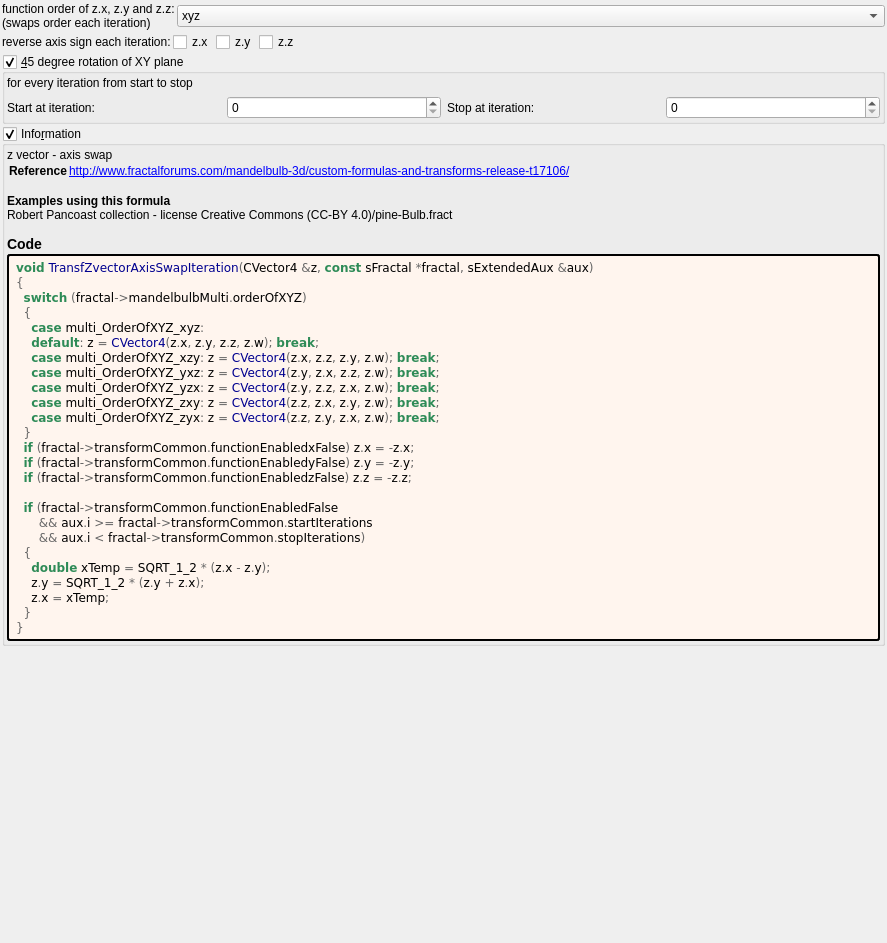
<?xml version="1.0" encoding="UTF-8"?>
<ui version="4.0">
 <class>Form</class>
 <widget class="QWidget" name="Form">
  <property name="geometry">
   <rect>
    <x>0</x>
    <y>0</y>
    <width>887</width>
    <height>943</height>
   </rect>
  </property>
  <property name="windowTitle">
   <string notr="true">transf_zvector_axis_swap</string>
  </property>
  <layout class="QVBoxLayout" name="verticalLayout">
   <property name="spacing">
    <number>2</number>
   </property>
   <property name="leftMargin">
    <number>2</number>
   </property>
   <property name="topMargin">
    <number>2</number>
   </property>
   <property name="rightMargin">
    <number>2</number>
   </property>
   <property name="bottomMargin">
    <number>2</number>
   </property>
   <item>
    <layout class="QGridLayout" name="gridLayout" columnstretch="0,1">
     <item row="0" column="0">
      <widget class="QLabel" name="label">
       <property name="text">
        <string>function order of z.x, z.y and z.z:
(swaps order each iteration)</string>
       </property>
      </widget>
     </item>
     <item row="0" column="1">
      <widget class="QComboBox" name="comboBox_mandelbulbMulti_order_of_xyz">
       <item>
        <property name="text">
         <string notr="true">xyz</string>
        </property>
       </item>
       <item>
        <property name="text">
         <string notr="true">xzy</string>
        </property>
       </item>
       <item>
        <property name="text">
         <string notr="true">yxz</string>
        </property>
       </item>
       <item>
        <property name="text">
         <string notr="true">yzx</string>
        </property>
       </item>
       <item>
        <property name="text">
         <string notr="true">zxy</string>
        </property>
       </item>
       <item>
        <property name="text">
         <string notr="true">zyx</string>
        </property>
       </item>
      </widget>
     </item>
    </layout>
   </item>
   <item>
    <layout class="QGridLayout" name="gridLayout_23">
     <property name="spacing">
      <number>2</number>
     </property>
     <item row="0" column="2">
      <widget class="MyCheckBox" name="checkBox_transf_function_enabledy_false">
       <property name="text">
        <string notr="true">z.y</string>
       </property>
      </widget>
     </item>
     <item row="0" column="3">
      <widget class="MyCheckBox" name="checkBox_transf_function_enabledz_false">
       <property name="text">
        <string notr="true">z.z</string>
       </property>
      </widget>
     </item>
     <item row="0" column="1">
      <widget class="MyCheckBox" name="checkBox_transf_function_enabledx_false">
       <property name="text">
        <string notr="true">z.x</string>
       </property>
      </widget>
     </item>
     <item row="0" column="0">
      <widget class="QLabel" name="label_3">
       <property name="text">
        <string>reverse axis sign each iteration:</string>
       </property>
      </widget>
     </item>
     <item row="0" column="4">
      <spacer name="horizontalSpacer">
       <property name="orientation">
        <enum>Qt::Horizontal</enum>
       </property>
       <property name="sizeHint" stdset="0">
        <size>
         <width>40</width>
         <height>20</height>
        </size>
       </property>
      </spacer>
     </item>
    </layout>
   </item>
   <item>
    <widget class="MyGroupBox" name="groupCheck_transf_function_enabled_false">
     <property name="title">
      <string>&amp;45 degree rotation of XY plane</string>
     </property>
     <property name="checkable">
      <bool>true</bool>
     </property>
     <layout class="QVBoxLayout" name="verticalLayout_3">
      <property name="leftMargin">
       <number>2</number>
      </property>
      <property name="topMargin">
       <number>2</number>
      </property>
      <property name="rightMargin">
       <number>2</number>
      </property>
      <property name="bottomMargin">
       <number>2</number>
      </property>
      <item>
       <widget class="QLabel" name="label_2">
        <property name="text">
         <string>for every iteration from start to stop</string>
        </property>
       </widget>
      </item>
      <item>
       <layout class="QGridLayout" name="gridLayout_2">
        <item row="0" column="2">
         <widget class="QLabel" name="label_49">
          <property name="text">
           <string>Stop at iteration:</string>
          </property>
         </widget>
        </item>
        <item row="0" column="0">
         <widget class="QLabel" name="label_68">
          <property name="text">
           <string>Start at iteration:</string>
          </property>
         </widget>
        </item>
        <item row="0" column="3">
         <widget class="MySpinBox" name="spinboxInt_transf_stop_iterations">
          <property name="sizePolicy">
           <sizepolicy hsizetype="Preferred" vsizetype="Maximum">
            <horstretch>0</horstretch>
            <verstretch>0</verstretch>
           </sizepolicy>
          </property>
          <property name="maximum">
           <number>999</number>
          </property>
         </widget>
        </item>
        <item row="0" column="1">
         <widget class="MySpinBox" name="spinboxInt_transf_start_iterations">
          <property name="sizePolicy">
           <sizepolicy hsizetype="Minimum" vsizetype="Maximum">
            <horstretch>0</horstretch>
            <verstretch>0</verstretch>
           </sizepolicy>
          </property>
          <property name="minimum">
           <number>0</number>
          </property>
          <property name="maximum">
           <number>999</number>
          </property>
          <property name="value">
           <number>0</number>
          </property>
         </widget>
        </item>
       </layout>
      </item>
     </layout>
    </widget>
   </item>
   <item>
    <widget class="MyGroupBox" name="groupCheck_info">
     <property name="title">
      <string>Info&amp;rmation</string>
     </property>
     <property name="flat">
      <bool>false</bool>
     </property>
     <property name="checkable">
      <bool>true</bool>
     </property>
     <layout class="QVBoxLayout" name="verticalLayout_2">
      <property name="spacing">
       <number>2</number>
      </property>
      <property name="leftMargin">
       <number>2</number>
      </property>
      <property name="topMargin">
       <number>2</number>
      </property>
      <property name="rightMargin">
       <number>2</number>
      </property>
      <property name="bottomMargin">
       <number>2</number>
      </property>
      <item>
       <widget class="QLabel" name="label_information_general">
        <property name="text">
         <string notr="true">&lt;p&gt;z vector - axis swap&lt;/p&gt;&lt;table&gt;
&lt;tr&gt;&lt;th&gt;Reference&lt;/th&gt;&lt;td&gt;&lt;a href=&quot;http://www.fractalforums.com/mandelbulb-3d/custom-formulas-and-transforms-release-t17106/&quot;&gt;http://www.fractalforums.com/mandelbulb-3d/custom-formulas-and-transforms-release-t17106/&lt;br&gt;
&lt;/td&gt;&lt;/tr&gt;
&lt;/table&gt;
&lt;br&gt;&lt;b&gt;Examples using this formula&lt;/b&gt;&lt;br&gt;Robert Pancoast collection - license Creative Commons (CC-BY 4.0)/pine-Bulb.fract&lt;h3&gt;Code&lt;/h3&gt;</string>
        </property>
        <property name="wordWrap">
         <bool>true</bool>
        </property>
        <property name="openExternalLinks">
         <bool>true</bool>
        </property>
        <property name="textInteractionFlags">
         <set>Qt::LinksAccessibleByMouse|Qt::TextSelectableByMouse</set>
        </property>
       </widget>
      </item>
      <item>
       <widget class="QLabel" name="label_code_content">
        <property name="styleSheet">
         <string notr="true">border-style: outset; border-width: 2px; border-radius: 3px; border-color: black; background-color: #fff5ee; padding: 4px;</string>
        </property>
        <property name="text">
         <string notr="true">&lt;body style=&quot;background-color:#fff5ee&quot;&gt;
&lt;pre style=&quot;color:#000000; background-color:#fff5ee;  font-family:'Courier New',monospace;&quot;&gt;&lt;span style=&quot;color:#2e8b57; font-weight:bold&quot;&gt;void&lt;/span&gt; &lt;span style=&quot;color:#00008f&quot;&gt;TransfZvectorAxisSwapIteration&lt;/span&gt;&lt;span style=&quot;color:#676767&quot;&gt;(&lt;/span&gt;CVector4 &lt;span style=&quot;color:#676767&quot;&gt;&amp;amp;&lt;/span&gt;z&lt;span style=&quot;color:#676767&quot;&gt;,&lt;/span&gt; &lt;span style=&quot;color:#2e8b57; font-weight:bold&quot;&gt;const&lt;/span&gt; sFractal &lt;span style=&quot;color:#676767&quot;&gt;*&lt;/span&gt;fractal&lt;span style=&quot;color:#676767&quot;&gt;,&lt;/span&gt; sExtendedAux &lt;span style=&quot;color:#676767&quot;&gt;&amp;amp;&lt;/span&gt;aux&lt;span style=&quot;color:#676767&quot;&gt;)&lt;/span&gt;
&lt;span style=&quot;color:#676767&quot;&gt;{&lt;/span&gt;
  &lt;span style=&quot;color:#2e8b57; font-weight:bold&quot;&gt;switch&lt;/span&gt; &lt;span style=&quot;color:#676767&quot;&gt;(&lt;/span&gt;fractal&lt;span style=&quot;color:#676767&quot;&gt;-&amp;gt;&lt;/span&gt;mandelbulbMulti&lt;span style=&quot;color:#676767&quot;&gt;.&lt;/span&gt;orderOfXYZ&lt;span style=&quot;color:#676767&quot;&gt;)&lt;/span&gt;
  &lt;span style=&quot;color:#676767&quot;&gt;{&lt;/span&gt;
    &lt;span style=&quot;color:#2e8b57; font-weight:bold&quot;&gt;case&lt;/span&gt; multi_OrderOfXYZ_xyz&lt;span style=&quot;color:#676767&quot;&gt;:&lt;/span&gt;
    &lt;span style=&quot;color:#2e8b57; font-weight:bold&quot;&gt;default&lt;/span&gt;&lt;span style=&quot;color:#676767&quot;&gt;:&lt;/span&gt; z &lt;span style=&quot;color:#676767&quot;&gt;=&lt;/span&gt; &lt;span style=&quot;color:#00008f&quot;&gt;CVector4&lt;/span&gt;&lt;span style=&quot;color:#676767&quot;&gt;(&lt;/span&gt;z&lt;span style=&quot;color:#676767&quot;&gt;.&lt;/span&gt;x&lt;span style=&quot;color:#676767&quot;&gt;,&lt;/span&gt; z&lt;span style=&quot;color:#676767&quot;&gt;.&lt;/span&gt;y&lt;span style=&quot;color:#676767&quot;&gt;,&lt;/span&gt; z&lt;span style=&quot;color:#676767&quot;&gt;.&lt;/span&gt;z&lt;span style=&quot;color:#676767&quot;&gt;,&lt;/span&gt; z&lt;span style=&quot;color:#676767&quot;&gt;.&lt;/span&gt;w&lt;span style=&quot;color:#676767&quot;&gt;);&lt;/span&gt; &lt;span style=&quot;color:#2e8b57; font-weight:bold&quot;&gt;break&lt;/span&gt;&lt;span style=&quot;color:#676767&quot;&gt;;&lt;/span&gt;
    &lt;span style=&quot;color:#2e8b57; font-weight:bold&quot;&gt;case&lt;/span&gt; multi_OrderOfXYZ_xzy&lt;span style=&quot;color:#676767&quot;&gt;:&lt;/span&gt; z &lt;span style=&quot;color:#676767&quot;&gt;=&lt;/span&gt; &lt;span style=&quot;color:#00008f&quot;&gt;CVector4&lt;/span&gt;&lt;span style=&quot;color:#676767&quot;&gt;(&lt;/span&gt;z&lt;span style=&quot;color:#676767&quot;&gt;.&lt;/span&gt;x&lt;span style=&quot;color:#676767&quot;&gt;,&lt;/span&gt; z&lt;span style=&quot;color:#676767&quot;&gt;.&lt;/span&gt;z&lt;span style=&quot;color:#676767&quot;&gt;,&lt;/span&gt; z&lt;span style=&quot;color:#676767&quot;&gt;.&lt;/span&gt;y&lt;span style=&quot;color:#676767&quot;&gt;,&lt;/span&gt; z&lt;span style=&quot;color:#676767&quot;&gt;.&lt;/span&gt;w&lt;span style=&quot;color:#676767&quot;&gt;);&lt;/span&gt; &lt;span style=&quot;color:#2e8b57; font-weight:bold&quot;&gt;break&lt;/span&gt;&lt;span style=&quot;color:#676767&quot;&gt;;&lt;/span&gt;
    &lt;span style=&quot;color:#2e8b57; font-weight:bold&quot;&gt;case&lt;/span&gt; multi_OrderOfXYZ_yxz&lt;span style=&quot;color:#676767&quot;&gt;:&lt;/span&gt; z &lt;span style=&quot;color:#676767&quot;&gt;=&lt;/span&gt; &lt;span style=&quot;color:#00008f&quot;&gt;CVector4&lt;/span&gt;&lt;span style=&quot;color:#676767&quot;&gt;(&lt;/span&gt;z&lt;span style=&quot;color:#676767&quot;&gt;.&lt;/span&gt;y&lt;span style=&quot;color:#676767&quot;&gt;,&lt;/span&gt; z&lt;span style=&quot;color:#676767&quot;&gt;.&lt;/span&gt;x&lt;span style=&quot;color:#676767&quot;&gt;,&lt;/span&gt; z&lt;span style=&quot;color:#676767&quot;&gt;.&lt;/span&gt;z&lt;span style=&quot;color:#676767&quot;&gt;,&lt;/span&gt; z&lt;span style=&quot;color:#676767&quot;&gt;.&lt;/span&gt;w&lt;span style=&quot;color:#676767&quot;&gt;);&lt;/span&gt; &lt;span style=&quot;color:#2e8b57; font-weight:bold&quot;&gt;break&lt;/span&gt;&lt;span style=&quot;color:#676767&quot;&gt;;&lt;/span&gt;
    &lt;span style=&quot;color:#2e8b57; font-weight:bold&quot;&gt;case&lt;/span&gt; multi_OrderOfXYZ_yzx&lt;span style=&quot;color:#676767&quot;&gt;:&lt;/span&gt; z &lt;span style=&quot;color:#676767&quot;&gt;=&lt;/span&gt; &lt;span style=&quot;color:#00008f&quot;&gt;CVector4&lt;/span&gt;&lt;span style=&quot;color:#676767&quot;&gt;(&lt;/span&gt;z&lt;span style=&quot;color:#676767&quot;&gt;.&lt;/span&gt;y&lt;span style=&quot;color:#676767&quot;&gt;,&lt;/span&gt; z&lt;span style=&quot;color:#676767&quot;&gt;.&lt;/span&gt;z&lt;span style=&quot;color:#676767&quot;&gt;,&lt;/span&gt; z&lt;span style=&quot;color:#676767&quot;&gt;.&lt;/span&gt;x&lt;span style=&quot;color:#676767&quot;&gt;,&lt;/span&gt; z&lt;span style=&quot;color:#676767&quot;&gt;.&lt;/span&gt;w&lt;span style=&quot;color:#676767&quot;&gt;);&lt;/span&gt; &lt;span style=&quot;color:#2e8b57; font-weight:bold&quot;&gt;break&lt;/span&gt;&lt;span style=&quot;color:#676767&quot;&gt;;&lt;/span&gt;
    &lt;span style=&quot;color:#2e8b57; font-weight:bold&quot;&gt;case&lt;/span&gt; multi_OrderOfXYZ_zxy&lt;span style=&quot;color:#676767&quot;&gt;:&lt;/span&gt; z &lt;span style=&quot;color:#676767&quot;&gt;=&lt;/span&gt; &lt;span style=&quot;color:#00008f&quot;&gt;CVector4&lt;/span&gt;&lt;span style=&quot;color:#676767&quot;&gt;(&lt;/span&gt;z&lt;span style=&quot;color:#676767&quot;&gt;.&lt;/span&gt;z&lt;span style=&quot;color:#676767&quot;&gt;,&lt;/span&gt; z&lt;span style=&quot;color:#676767&quot;&gt;.&lt;/span&gt;x&lt;span style=&quot;color:#676767&quot;&gt;,&lt;/span&gt; z&lt;span style=&quot;color:#676767&quot;&gt;.&lt;/span&gt;y&lt;span style=&quot;color:#676767&quot;&gt;,&lt;/span&gt; z&lt;span style=&quot;color:#676767&quot;&gt;.&lt;/span&gt;w&lt;span style=&quot;color:#676767&quot;&gt;);&lt;/span&gt; &lt;span style=&quot;color:#2e8b57; font-weight:bold&quot;&gt;break&lt;/span&gt;&lt;span style=&quot;color:#676767&quot;&gt;;&lt;/span&gt;
    &lt;span style=&quot;color:#2e8b57; font-weight:bold&quot;&gt;case&lt;/span&gt; multi_OrderOfXYZ_zyx&lt;span style=&quot;color:#676767&quot;&gt;:&lt;/span&gt; z &lt;span style=&quot;color:#676767&quot;&gt;=&lt;/span&gt; &lt;span style=&quot;color:#00008f&quot;&gt;CVector4&lt;/span&gt;&lt;span style=&quot;color:#676767&quot;&gt;(&lt;/span&gt;z&lt;span style=&quot;color:#676767&quot;&gt;.&lt;/span&gt;z&lt;span style=&quot;color:#676767&quot;&gt;,&lt;/span&gt; z&lt;span style=&quot;color:#676767&quot;&gt;.&lt;/span&gt;y&lt;span style=&quot;color:#676767&quot;&gt;,&lt;/span&gt; z&lt;span style=&quot;color:#676767&quot;&gt;.&lt;/span&gt;x&lt;span style=&quot;color:#676767&quot;&gt;,&lt;/span&gt; z&lt;span style=&quot;color:#676767&quot;&gt;.&lt;/span&gt;w&lt;span style=&quot;color:#676767&quot;&gt;);&lt;/span&gt; &lt;span style=&quot;color:#2e8b57; font-weight:bold&quot;&gt;break&lt;/span&gt;&lt;span style=&quot;color:#676767&quot;&gt;;&lt;/span&gt;
  &lt;span style=&quot;color:#676767&quot;&gt;}&lt;/span&gt;
  &lt;span style=&quot;color:#2e8b57; font-weight:bold&quot;&gt;if&lt;/span&gt; &lt;span style=&quot;color:#676767&quot;&gt;(&lt;/span&gt;fractal&lt;span style=&quot;color:#676767&quot;&gt;-&amp;gt;&lt;/span&gt;transformCommon&lt;span style=&quot;color:#676767&quot;&gt;.&lt;/span&gt;functionEnabledxFalse&lt;span style=&quot;color:#676767&quot;&gt;)&lt;/span&gt; z&lt;span style=&quot;color:#676767&quot;&gt;.&lt;/span&gt;x &lt;span style=&quot;color:#676767&quot;&gt;= -&lt;/span&gt;z&lt;span style=&quot;color:#676767&quot;&gt;.&lt;/span&gt;x&lt;span style=&quot;color:#676767&quot;&gt;;&lt;/span&gt;
  &lt;span style=&quot;color:#2e8b57; font-weight:bold&quot;&gt;if&lt;/span&gt; &lt;span style=&quot;color:#676767&quot;&gt;(&lt;/span&gt;fractal&lt;span style=&quot;color:#676767&quot;&gt;-&amp;gt;&lt;/span&gt;transformCommon&lt;span style=&quot;color:#676767&quot;&gt;.&lt;/span&gt;functionEnabledyFalse&lt;span style=&quot;color:#676767&quot;&gt;)&lt;/span&gt; z&lt;span style=&quot;color:#676767&quot;&gt;.&lt;/span&gt;y &lt;span style=&quot;color:#676767&quot;&gt;= -&lt;/span&gt;z&lt;span style=&quot;color:#676767&quot;&gt;.&lt;/span&gt;y&lt;span style=&quot;color:#676767&quot;&gt;;&lt;/span&gt;
  &lt;span style=&quot;color:#2e8b57; font-weight:bold&quot;&gt;if&lt;/span&gt; &lt;span style=&quot;color:#676767&quot;&gt;(&lt;/span&gt;fractal&lt;span style=&quot;color:#676767&quot;&gt;-&amp;gt;&lt;/span&gt;transformCommon&lt;span style=&quot;color:#676767&quot;&gt;.&lt;/span&gt;functionEnabledzFalse&lt;span style=&quot;color:#676767&quot;&gt;)&lt;/span&gt; z&lt;span style=&quot;color:#676767&quot;&gt;.&lt;/span&gt;z &lt;span style=&quot;color:#676767&quot;&gt;= -&lt;/span&gt;z&lt;span style=&quot;color:#676767&quot;&gt;.&lt;/span&gt;z&lt;span style=&quot;color:#676767&quot;&gt;;&lt;/span&gt;

  &lt;span style=&quot;color:#2e8b57; font-weight:bold&quot;&gt;if&lt;/span&gt; &lt;span style=&quot;color:#676767&quot;&gt;(&lt;/span&gt;fractal&lt;span style=&quot;color:#676767&quot;&gt;-&amp;gt;&lt;/span&gt;transformCommon&lt;span style=&quot;color:#676767&quot;&gt;.&lt;/span&gt;functionEnabledFalse
      &lt;span style=&quot;color:#676767&quot;&gt;&amp;amp;&amp;amp;&lt;/span&gt; aux&lt;span style=&quot;color:#676767&quot;&gt;.&lt;/span&gt;i &lt;span style=&quot;color:#676767&quot;&gt;&amp;gt;=&lt;/span&gt; fractal&lt;span style=&quot;color:#676767&quot;&gt;-&amp;gt;&lt;/span&gt;transformCommon&lt;span style=&quot;color:#676767&quot;&gt;.&lt;/span&gt;startIterations
      &lt;span style=&quot;color:#676767&quot;&gt;&amp;amp;&amp;amp;&lt;/span&gt; aux&lt;span style=&quot;color:#676767&quot;&gt;.&lt;/span&gt;i &lt;span style=&quot;color:#676767&quot;&gt;&amp;lt;&lt;/span&gt; fractal&lt;span style=&quot;color:#676767&quot;&gt;-&amp;gt;&lt;/span&gt;transformCommon&lt;span style=&quot;color:#676767&quot;&gt;.&lt;/span&gt;stopIterations&lt;span style=&quot;color:#676767&quot;&gt;)&lt;/span&gt;
  &lt;span style=&quot;color:#676767&quot;&gt;{&lt;/span&gt;
    &lt;span style=&quot;color:#2e8b57; font-weight:bold&quot;&gt;double&lt;/span&gt; xTemp &lt;span style=&quot;color:#676767&quot;&gt;=&lt;/span&gt; SQRT_1_2 &lt;span style=&quot;color:#676767&quot;&gt;* (&lt;/span&gt;z&lt;span style=&quot;color:#676767&quot;&gt;.&lt;/span&gt;x &lt;span style=&quot;color:#676767&quot;&gt;-&lt;/span&gt; z&lt;span style=&quot;color:#676767&quot;&gt;.&lt;/span&gt;y&lt;span style=&quot;color:#676767&quot;&gt;);&lt;/span&gt;
    z&lt;span style=&quot;color:#676767&quot;&gt;.&lt;/span&gt;y &lt;span style=&quot;color:#676767&quot;&gt;=&lt;/span&gt; SQRT_1_2 &lt;span style=&quot;color:#676767&quot;&gt;* (&lt;/span&gt;z&lt;span style=&quot;color:#676767&quot;&gt;.&lt;/span&gt;y &lt;span style=&quot;color:#676767&quot;&gt;+&lt;/span&gt; z&lt;span style=&quot;color:#676767&quot;&gt;.&lt;/span&gt;x&lt;span style=&quot;color:#676767&quot;&gt;);&lt;/span&gt;
    z&lt;span style=&quot;color:#676767&quot;&gt;.&lt;/span&gt;x &lt;span style=&quot;color:#676767&quot;&gt;=&lt;/span&gt; xTemp&lt;span style=&quot;color:#676767&quot;&gt;;&lt;/span&gt;
  &lt;span style=&quot;color:#676767&quot;&gt;}&lt;/span&gt;
&lt;span style=&quot;color:#676767&quot;&gt;}&lt;/span&gt;
&lt;/pre&gt;
&lt;/body&gt;</string>
        </property>
        <property name="wordWrap">
         <bool>true</bool>
        </property>
        <property name="openExternalLinks">
         <bool>true</bool>
        </property>
        <property name="textInteractionFlags">
         <set>Qt::LinksAccessibleByMouse|Qt::TextSelectableByMouse</set>
        </property>
       </widget>
      </item>
     </layout>
    </widget>
   </item>
   <item>
    <spacer name="verticalSpacer">
     <property name="orientation">
      <enum>Qt::Vertical</enum>
     </property>
     <property name="sizeHint" stdset="0">
      <size>
       <width>20</width>
       <height>40</height>
      </size>
     </property>
    </spacer>
   </item>
  </layout>
 </widget>
 <customwidgets>
  <customwidget>
   <class>MyGroupBox</class>
   <extends>QGroupBox</extends>
   <header>my_group_box.h</header>
   <container>1</container>
  </customwidget>
  <customwidget>
   <class>MySpinBox</class>
   <extends>QSpinBox</extends>
   <header>my_spin_box.h</header>
  </customwidget>
  <customwidget>
   <class>MyCheckBox</class>
   <extends>QCheckBox</extends>
   <header>my_check_box.h</header>
  </customwidget>
 </customwidgets>
 <tabstops>
  <tabstop>checkBox_transf_function_enabledx_false</tabstop>
  <tabstop>checkBox_transf_function_enabledy_false</tabstop>
  <tabstop>checkBox_transf_function_enabledz_false</tabstop>
  <tabstop>spinboxInt_transf_start_iterations</tabstop>
  <tabstop>spinboxInt_transf_stop_iterations</tabstop>
  <tabstop>groupCheck_info</tabstop>
 </tabstops>
 <resources/>
 <connections/>
</ui>
